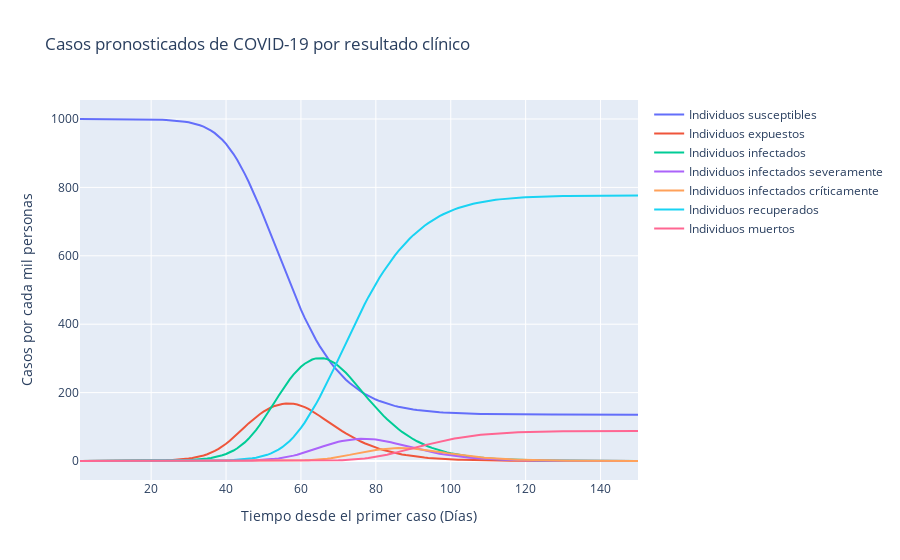

The notebook cell this image was saved under:
### Code cell
fig = go.Figure()
for st,name in states.items():
    fig.add_trace(go.Scatter(x=sim_general["day"], y=sim_general[st]*1000/poblacion_total, name=name))
                         #line=dict(color='firebrick', width=4)))# dash options include 'dash', 'dot', and 'dashdot'


# Edit the layout
fig.update_layout(title='Casos pronosticados de COVID-19 por resultado clínico',
                   xaxis_title='Tiempo desde el primer caso (Días)',
                   yaxis_title='Casos por cada mil personas')


fig.show()

### Figure 1 — Plotly figure (JSON) as saved in the notebook; plotly's stock layout.template omitted (floating-point values rounded to 4 significant figures; data arrays with more than 128 entries replaced by an {"elided": "..."} marker saying what was removed)
{"data": [{"name": "Individuos susceptibles", "type": "scatter", "x": {"elided": "150 int values"}, "y": {"elided": "150 float values"}}, {"name": "Individuos expuestos", "type": "scatter", "x": {"elided": "150 int values"}, "y": {"elided": "150 float values"}}, {"name": "Individuos infectados", "type": "scatter", "x": {"elided": "150 int values"}, "y": {"elided": "150 float values"}}, {"name": "Individuos infectados severamente", "type": "scatter", "x": {"elided": "150 int values"}, "y": {"elided": "150 float values"}}, {"name": "Individuos infectados críticamente", "type": "scatter", "x": {"elided": "150 int values"}, "y": {"elided": "150 float values"}}, {"name": "Individuos recuperados", "type": "scatter", "x": {"elided": "150 int values"}, "y": {"elided": "150 float values"}}, {"name": "Individuos muertos", "type": "scatter", "x": {"elided": "150 int values"}, "y": {"elided": "150 float values"}}], "layout": {"title": {"text": "Casos pronosticados de COVID-19 por resultado clínico"}, "xaxis": {"title": {"text": "Tiempo desde el primer caso (Días)"}}, "yaxis": {"title": {"text": "Casos por cada mil personas"}}}}
